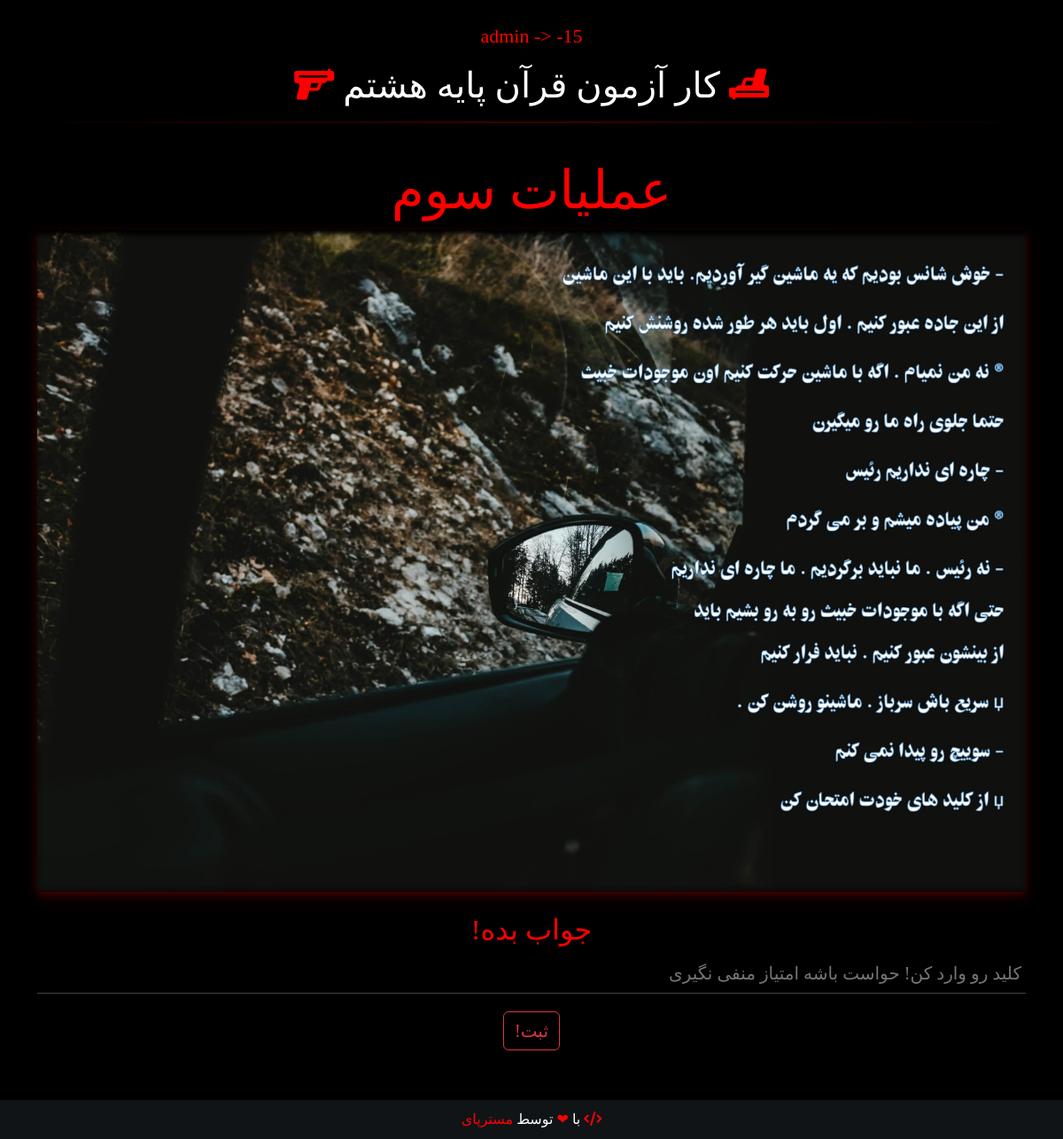
Before: /exam/ (signed in) with the older database file.
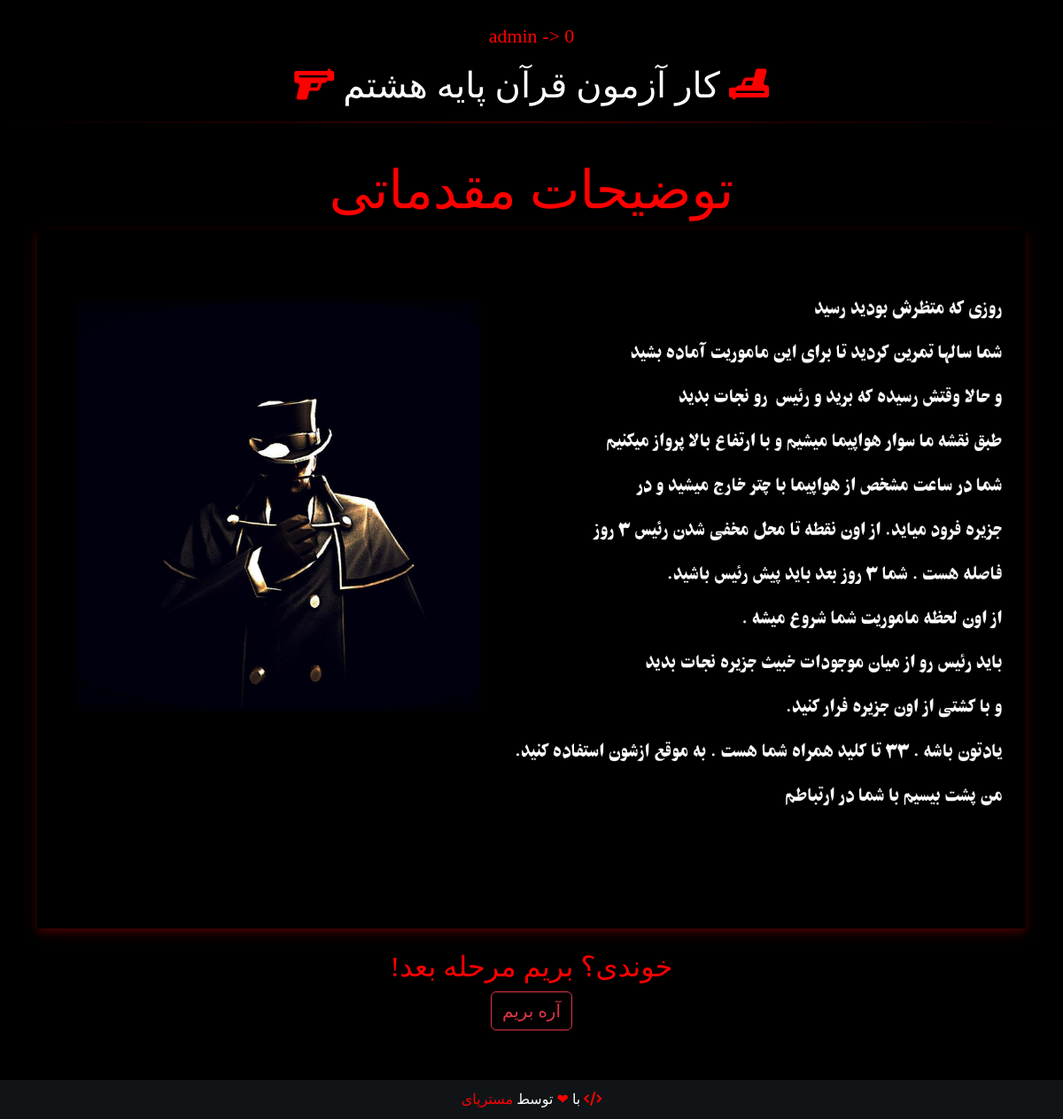
After: the same page with the newer database file.
### main/models.py (models this page shows)
class Group(AbstractUser):
    TYPE = (
        ('normal', 'Normal'),
        ('author', 'Author'),
        ('teacher', 'Teacher'),
    )
    first_name = models.CharField(max_length=20, null=True, blank=True)
    time = models.DateTimeField(default=timezone.now, null=True, blank=True)
    email = models.EmailField(null=True, blank=True)
    step = models.IntegerField(default=0)
    score = models.IntegerField(default=0)

class Question(models.Model):
    answer = models.CharField(max_length=10)
    title = models.CharField(max_length=100)
    sort_number = models.IntegerField()
    img = models.ImageField(upload_to=question_file_name, null=True, blank=True)
    is_question = models.BooleanField(default=False)

### main/views.py (the view, shortened to what this page needs)
# urls.py: path('exam/', question)
@csrf_exempt
def question(request):
    form = QuestionForm(request.POST or None, request.FILES or None)
    if request.user.is_authenticated:
        step = request.user.step
        if step == 13:
            return redirect('/')
        else:
            question = Question.objects.get(sort_number=step)
    else:
        return redirect('/')
    context = {
        'form': form,
        'question': question,
    }
    return render(request, "question.html", context=context)

### main/forms.py
class QuestionForm(forms.Form):
    answer = forms.CharField(max_length=10)

### templates/question.html (shortened to what this page needs)
<!DOCTYPE html>
<html>
    <head>
        <link href="https://cdn.jsdelivr.net/npm/bootstrap@5.3.0-alpha1/dist/css/bootstrap.min.css" rel="stylesheet">
        <link rel="stylesheet" href="https://cdnjs.cloudflare.com/ajax/libs/font-awesome/6.2.1/css/all.min.css" />
    </head>
    <body style="padding-bottom: 100px;" class="pt-4" id="body">
        {% if user.is_authenticated %}
        <p class="lalezar text-danger text-center font22">{{ user.username }} -> <span id="score">{{ user.score }}</span></p>
        {% endif %}
        <h1 class="text-white text-center lalezar"><i class="fa-solid fa-gun" style="color: red; transform: rotate(180deg)"></i> کار آزمون قرآن پایه هشتم  <i style="color: red" class="fa-solid fa-gun"></i></h1>
        <hr><br>
        <div class="container">
            <div class="row">
                <div class="col-lg-12 col-12 mb-4">
                    <h2 style="font-size: 60px;" class="lalezar text-danger text-center">{{ question.title }}</h2>
                    <img src="{{ question.img.url }}" width="100%">
                </div>
                {% if question.is_question %}
                <div class="col-lg-12 col-12 align-self-center">
                    <h2 class="text-white text-center lalezar" style="color: red!important">جواب بده!</h2>
                    <input oninput="document.querySelector('#submit-btn').disabled = false" name="answer" id="answer" class="inputs lalezar" placeholder="کلید رو وارد کن! حواست باشه امتیاز منفی نگیری">
                    <div class="text-center">
                        <button id="submit-btn" type="button" onclick="if (!document.querySelector('#submit-btn').disabled){send(this)}" style="font-size: 20px" class="btn btn-outline-danger lalezar">ثبت!</button>
                    </div>
                </div>
                {% else %}
                <div class="col-lg-12 col-12 align-self-center">
                    <h2 class="text-white text-center lalezar" style="color: red!important">خوندی؟ بریم مرحله بعد!</h2>
                    <div class="text-center">
                        <button type="button" onclick="next(this)" style="font-size: 20px" class="btn btn-outline-danger lalezar">آره بریم</button>
                    </div>
                </div>
                {% endif %}
            </div>
        </div>
        <footer class="text-center vazir" style='margin-top: 50px; background-color: #101417; padding-top: 10px; padding-bottom: 10px; z-index: 0;'>
            <div>
                <span dir="rtl" class='text-white vazir'><i style="color: red" class="fa fa-code"></i> با <span style='color: red'> ❤ </span><span class='white'>توسط <span><a href="https://www.mrpy.ir/" style='color: red'>مسترپای</a></span></span></span>
            </div>
        </footer>
    </body>
</html>

Changed rows visible on the page:
no longer on this page (row unchanged): Question: title "عملیات سوم", img (picture)
changed Group "admin": score "-15" → "0"
now on this page (row unchanged): Question: title "توضیحات مقدماتی", img (picture)
Other visible differences:
text no longer shown: "جواب بده! ثبت!"
text now shown: "خوندی؟ بریم مرحله بعد! آره بریم"
